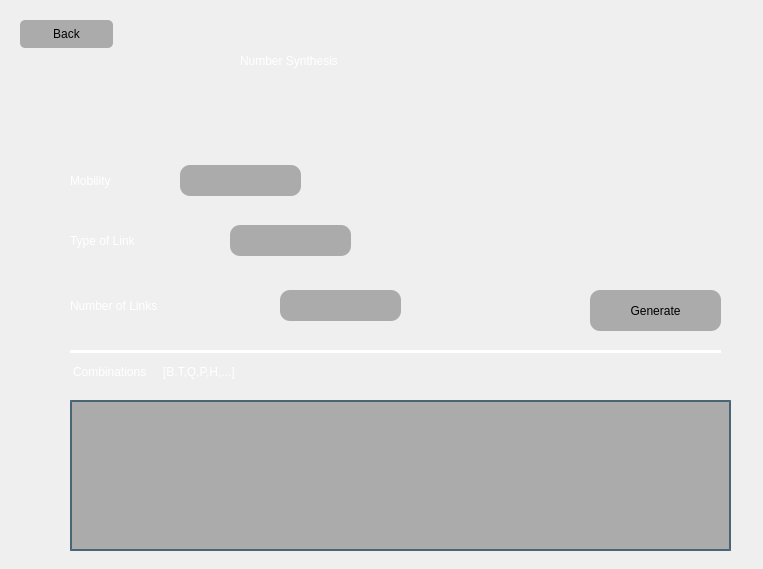
<?xml version="1.0" encoding="UTF-8"?>
<ui version="4.0">
 <class>Dialog</class>
 <widget class="QDialog" name="Dialog">
  <property name="geometry">
   <rect>
    <x>0</x>
    <y>0</y>
    <width>763</width>
    <height>569</height>
   </rect>
  </property>
  <property name="windowTitle">
   <string>Dialog</string>
  </property>
  <widget class="QWidget" name="widget" native="true">
   <property name="geometry">
    <rect>
     <x>0</x>
     <y>0</y>
     <width>764</width>
     <height>572</height>
    </rect>
   </property>
   <property name="styleSheet">
    <string notr="true">QWidget#widget {
url(:/background/background.png)
}</string>
   </property>
   <widget class="QLabel" name="borderwindow">
    <property name="geometry">
     <rect>
      <x>0</x>
      <y>0</y>
      <width>764</width>
      <height>572</height>
     </rect>
    </property>
    <property name="styleSheet">
     <string notr="true">border-image:url(:/background/background.png)</string>
    </property>
    <property name="text">
     <string>&lt;html&gt;&lt;head/&gt;&lt;body&gt;&lt;p&gt;&lt;img src=&quot;:/background/background.png&quot;/&gt;&lt;/p&gt;&lt;/body&gt;&lt;/html&gt;</string>
    </property>
   </widget>
   <widget class="QLabel" name="Title">
    <property name="geometry">
     <rect>
      <x>240</x>
      <y>30</y>
      <width>281</width>
      <height>61</height>
     </rect>
    </property>
    <property name="styleSheet">
     <string notr="true">font: 22pt &quot;Impact&quot;;
color:rgb(255, 255, 255)</string>
    </property>
    <property name="text">
     <string>Number Synthesis</string>
    </property>
   </widget>
   <widget class="QLabel" name="Number">
    <property name="geometry">
     <rect>
      <x>70</x>
      <y>290</y>
      <width>191</width>
      <height>31</height>
     </rect>
    </property>
    <property name="styleSheet">
     <string notr="true">font: 14pt &quot;MS Reference Sans Serif&quot;;
color:white;</string>
    </property>
    <property name="text">
     <string>Number of Links</string>
    </property>
   </widget>
   <widget class="QLabel" name="Mobility">
    <property name="geometry">
     <rect>
      <x>70</x>
      <y>160</y>
      <width>111</width>
      <height>41</height>
     </rect>
    </property>
    <property name="styleSheet">
     <string notr="true">font: 14pt &quot;MS Reference Sans Serif&quot;;
color:white;</string>
    </property>
    <property name="text">
     <string>Mobility</string>
    </property>
   </widget>
   <widget class="QLabel" name="Type">
    <property name="geometry">
     <rect>
      <x>70</x>
      <y>220</y>
      <width>151</width>
      <height>41</height>
     </rect>
    </property>
    <property name="styleSheet">
     <string notr="true">font: 14pt &quot;MS Reference Sans Serif&quot;;
color:white;</string>
    </property>
    <property name="text">
     <string>Type of Link</string>
    </property>
   </widget>
   <widget class="QLineEdit" name="M">
    <property name="geometry">
     <rect>
      <x>180</x>
      <y>165</y>
      <width>121</width>
      <height>31</height>
     </rect>
    </property>
    <property name="styleSheet">
     <string notr="true">border-radius:10px;
font: 12pt &quot;MS Shell Dlg 2&quot;;
background-color: rgb(171, 171, 171);
</string>
    </property>
   </widget>
   <widget class="QLineEdit" name="T">
    <property name="geometry">
     <rect>
      <x>230</x>
      <y>225</y>
      <width>121</width>
      <height>31</height>
     </rect>
    </property>
    <property name="styleSheet">
     <string notr="true">border-radius:10px;
font: 12pt &quot;MS Shell Dlg 2&quot;;
background-color: rgb(171, 171, 171);
</string>
    </property>
   </widget>
   <widget class="QLineEdit" name="N">
    <property name="geometry">
     <rect>
      <x>280</x>
      <y>290</y>
      <width>121</width>
      <height>31</height>
     </rect>
    </property>
    <property name="styleSheet">
     <string notr="true">border-radius:10px;
font: 12pt &quot;MS Shell Dlg 2&quot;;
background-color: rgb(171, 171, 171);</string>
    </property>
   </widget>
   <widget class="QLabel" name="combinations">
    <property name="geometry">
     <rect>
      <x>70</x>
      <y>350</y>
      <width>651</width>
      <height>41</height>
     </rect>
    </property>
    <property name="styleSheet">
     <string notr="true">font: 14pt &quot;MS Reference Sans Serif&quot;;
color:white;
border:none;
border-top:3px solid rgba(255,255,255,255);</string>
    </property>
    <property name="text">
     <string>Combinations     [B,T,Q,P,H,...]</string>
    </property>
   </widget>
   <widget class="QTextEdit" name="output">
    <property name="geometry">
     <rect>
      <x>70</x>
      <y>400</y>
      <width>661</width>
      <height>151</height>
     </rect>
    </property>
    <property name="styleSheet">
     <string notr="true">border:none;
border:2px solid rgba(46,82,101,200);
font: 12pt &quot;MS Shell Dlg 2&quot;;
background-color: rgb(171, 171, 171);

</string>
    </property>
    <property name="html">
     <string>&lt;!DOCTYPE HTML PUBLIC &quot;-//W3C//DTD HTML 4.0//EN&quot; &quot;http://www.w3.org/TR/REC-html40/strict.dtd&quot;&gt;
&lt;html&gt;&lt;head&gt;&lt;meta name=&quot;qrichtext&quot; content=&quot;1&quot; /&gt;&lt;style type=&quot;text/css&quot;&gt;
p, li { white-space: pre-wrap; }
&lt;/style&gt;&lt;/head&gt;&lt;body style=&quot; font-family:'MS Shell Dlg 2'; font-size:12pt; font-weight:400; font-style:normal;&quot;&gt;
&lt;p style=&quot;-qt-paragraph-type:empty; margin-top:0px; margin-bottom:0px; margin-left:0px; margin-right:0px; -qt-block-indent:0; text-indent:0px;&quot;&gt;&lt;br /&gt;&lt;/p&gt;&lt;/body&gt;&lt;/html&gt;</string>
    </property>
   </widget>
   <widget class="QPushButton" name="generate">
    <property name="geometry">
     <rect>
      <x>590</x>
      <y>290</y>
      <width>131</width>
      <height>41</height>
     </rect>
    </property>
    <property name="styleSheet">
     <string notr="true">font: 12pt &quot;MS Shell Dlg 2&quot;;
border-radius:10px;
background-color: rgb(171, 171, 171);</string>
    </property>
    <property name="text">
     <string>Generate</string>
    </property>
   </widget>
   <widget class="QPushButton" name="back">
    <property name="geometry">
     <rect>
      <x>20</x>
      <y>20</y>
      <width>93</width>
      <height>28</height>
     </rect>
    </property>
    <property name="styleSheet">
     <string notr="true">font: 9pt &quot;MS Shell Dlg 2&quot;;
background-color: rgb(171, 171, 171);
border-radius:5px;</string>
    </property>
    <property name="text">
     <string>Back</string>
    </property>
   </widget>
  </widget>
 </widget>
 <resources>
  <include location="../../OneDrive/Desktop/university/Kinematics/project/background.qrc"/>
 </resources>
 <connections/>
</ui>
